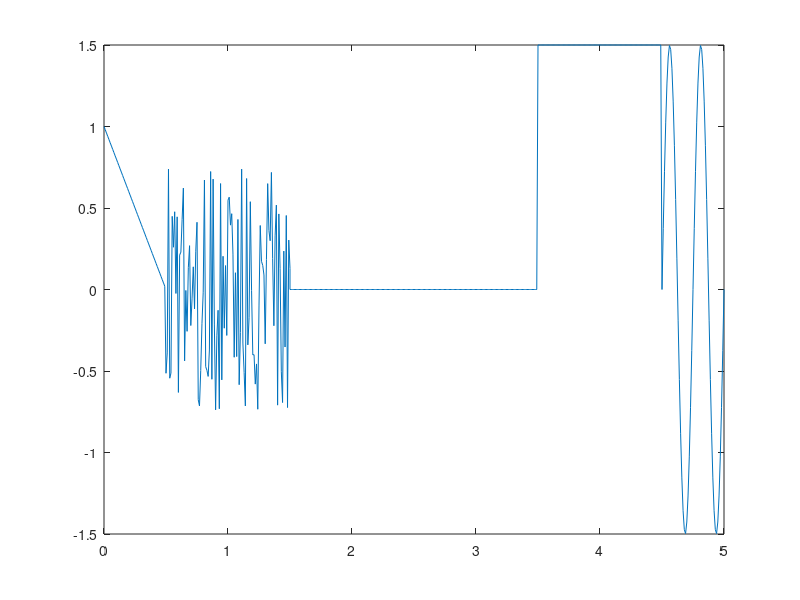

This figure's MATLAB source:
function y = lab3(t)
if nargin == 0
    t = 0:0.01:5;
end
%%Parejos laikus izteiksim ar datu filtraciju
%sin
t_sin_f = (t>=4.5) & (t<=5);
t_sin = t(t_sin_f);
%saw
t_saw_f = (t>=0)&(t<0.5);
t_saw = t(t_saw_f);
%const
t_const_f = (t>=3.5)&(t<4.5);
t_const = t(t_const_f);
%zero
t_zero_f = (t>=1.5)&(t<3.5);
t_zero=t(t_zero_f);
%noise
t_noise_f = (t>=0.5)&(t<=1.5);
t_noise=t(t_noise_f);

%% sinusoida
A0=0; A= 1.5;
T = (5-4.5)/2;f=1/T;
delay = 1.5;
y_sin=A0+A*sin(2*pi*f*(t_sin-delay));
%plot(t_sin,y_sin)
%axis([xmin xmax ymin ymax])
%axis([0 5 -1.5 1.5])
%% Lineari mainigais signals
%k = (yA-yB)/(tA-tB);
k = (1-0)/(0-0.5);
delay = 0.5;
y_saw = k*(t_saw-delay);
%hold on
%plot(t_saw,y_saw)
%% konstantes signals
y_const = 1.5+zeros(size(t_const));
%plot(t_const,y_const)
%% Nulles signal
y_zero = zeros(size(t_zero));
%plot(t_zero,y_zero)
%% troksna signals
y_noise = 1.5*rand(size(t_noise))-0.75;
%plot(t_noise,y_noise)
%% Visu signalu apvienosana
t = [t_saw,t_noise,t_zero,t_const,t_sin];
y = [y_saw,y_noise,y_zero,y_const,y_sin];
if nargout == 0
    plot(t,y)
    y=[];
end